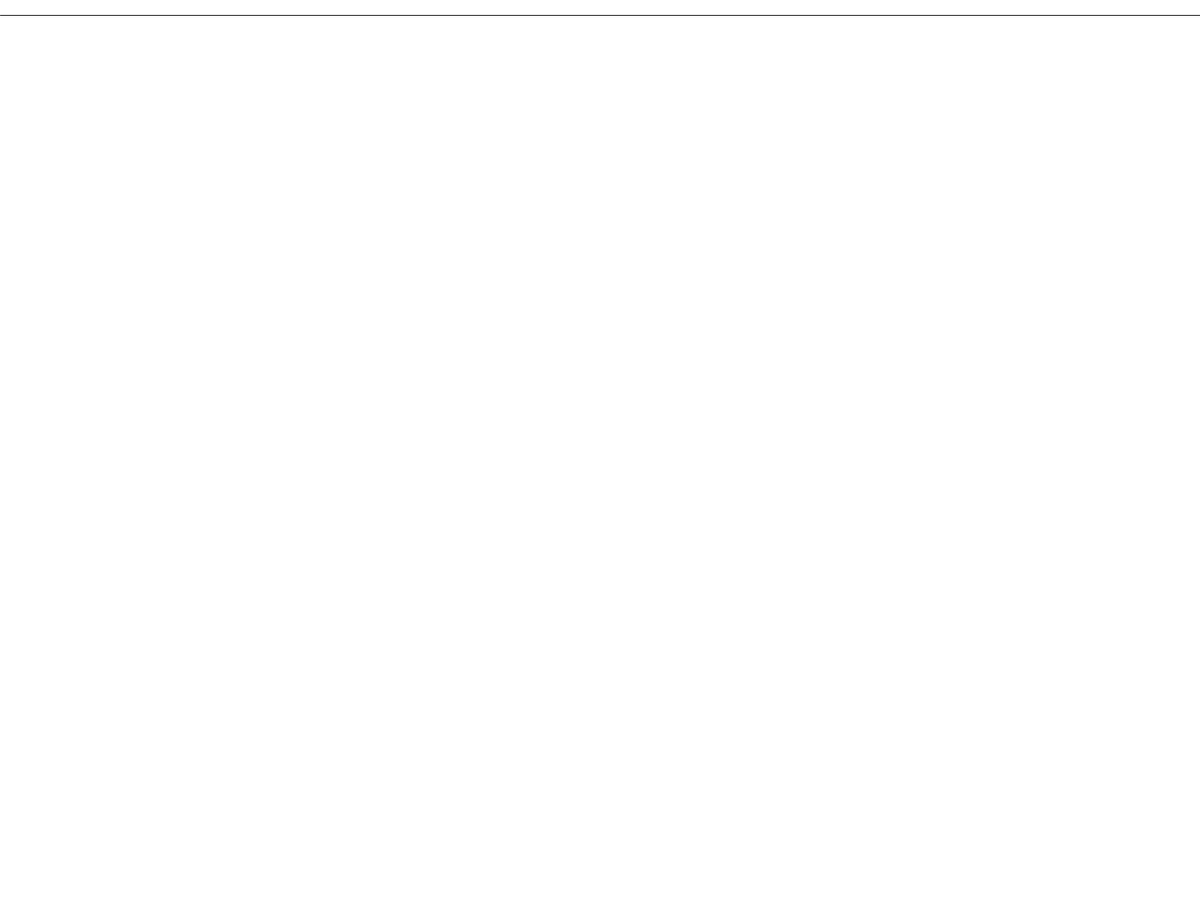
Frame 1 (no input)
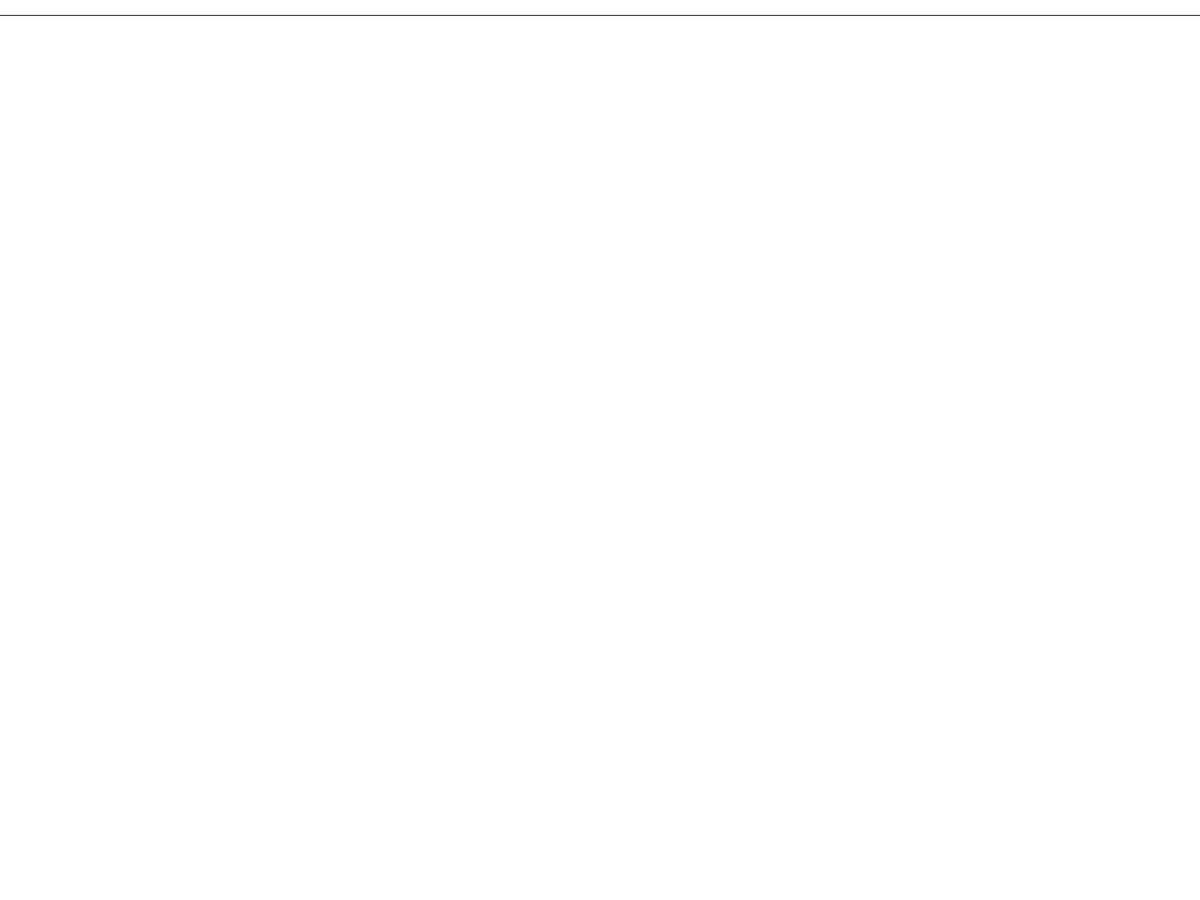
Frame 60 (the mouse pressed at the canvas centre just before this capture)
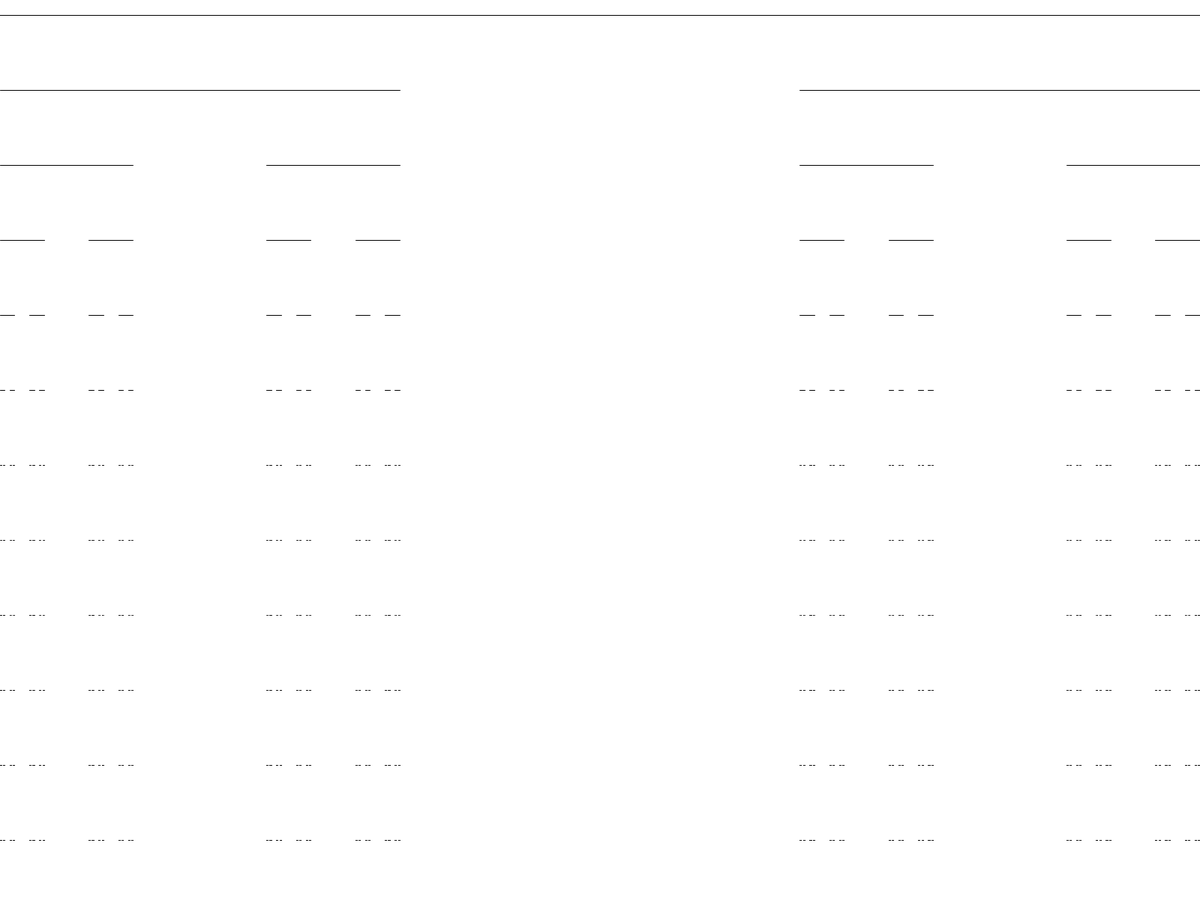
Frame 120 (the mouse held since frame 60 and released just before this capture)

The Processing sketch that drew these frames (run headless with seeded random() and noise(); from frame 60 on, the mouse is pressed at the canvas centre):

// Processing sketch: CANTORLINES_ARRAYLIST_TECHNIQUE
// ── CANTORLINES_ARRAYLIST_TECHNIQUE.pde
ArrayList <CantorLine> cantorLines;

void setup() {
  background(255);
  fullScreen();
  cantorLines = new ArrayList <CantorLine>();
  cantorLines.add(new CantorLine(new PVector(0, 20), new PVector(width, 20)));
}

void draw() {
  if(mousePressed){
    newGeneration(); 
  }
  
  for(CantorLine cantorLine : cantorLines){
    cantorLine.displayLine();
  }
}

void newGeneration() {
  ArrayList <CantorLine> nextGeneration = new ArrayList <CantorLine>();
  for (CantorLine cantorLine : cantorLines) {
    PVector pointA = cantorLine.findPointA();
    PVector pointB = cantorLine.findPointB();
    PVector pointC = cantorLine.findPointC();
    PVector pointD = cantorLine.findPointD();
    
    if(pointA.y < height){
      nextGeneration.add(new CantorLine(pointA, pointB));
      nextGeneration.add(new CantorLine(pointC, pointD));
    }
  }
  cantorLines = nextGeneration;
}

// ── CantorLine.pde
class CantorLine {
  PVector start, end;
  float separation;

  CantorLine(PVector start_, PVector end_) {
    start = start_.copy();
    end = end_.copy();
    separation = 100;
  }

  void displayLine() {
    line(start.x, start.y, end.x, end.y);
  }

  PVector findPointA() {
    PVector pointA_ = start.copy();
    pointA_.y += separation;
    return pointA_;
  }

  PVector findPointB() {
    PVector pointB_ = start.copy();
    PVector distance = PVector.sub(end, start);
    
    pointB_.add(distance.div(3));
    pointB_.y += separation;
    return pointB_;
  }
  
  PVector findPointC() {
    PVector pointC_ = end.copy();
    PVector distance = PVector.sub(end, start);
    
    pointC_.sub(distance.div(3));
    pointC_.y += separation;
    return pointC_;
  }
  
  PVector findPointD (){
    PVector pointD_ = end.copy();
    pointD_.y += separation;
    return pointD_;
  }
}
